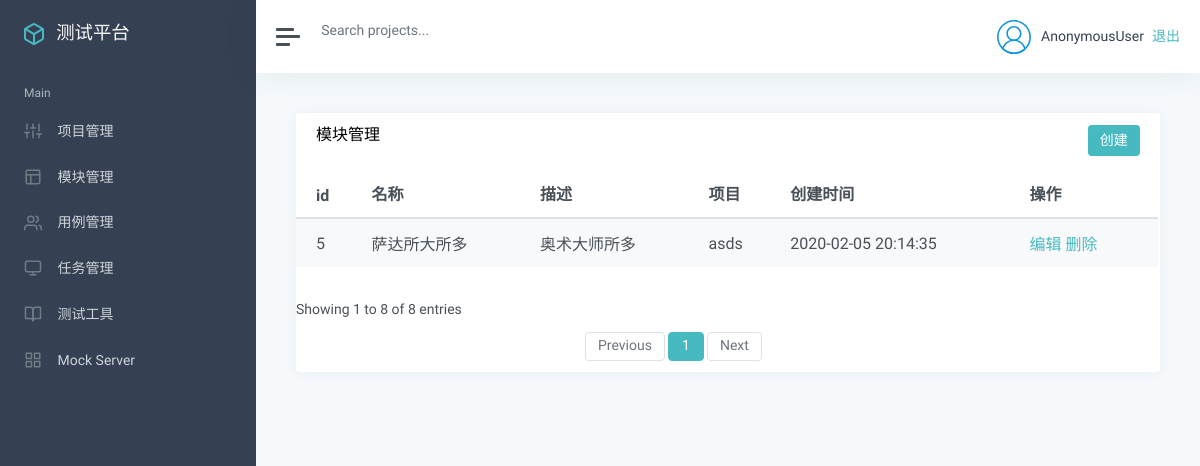
The page /manage/module_list/ on the database its author committed.
### app_manage/models.py (models this page shows)
class Module(models.Model):
    project = models.ForeignKey(Project, on_delete=models.CASCADE)
    name = models.CharField("名称", max_length=100, blank=False, default="")
    describe = models.TextField("描述", default="")
    update_time = models.DateTimeField("更新时间", auto_now=True)
    create_time = models.DateTimeField("创建时间", auto_now_add=True)

class Project(models.Model):
    name = models.CharField("名称", max_length=100, null=False, default="")
    describe = models.TextField("描述", default="")
    status = models.BooleanField("状态：", default=True)
    update_time = models.DateTimeField("更新时间", auto_now=True)
    create_time = models.DateTimeField("创建时间", auto_now_add=True)
    def __str__(self):
        return self.name

### app_manage/views/module_view.py (the view)
# urls.py: path('module_list/', module_view.list_module),
def list_module(request):
    module_list = Module.objects.all()
    return render(request, "module/list.html", {
        "modules":module_list})

### templates/module/list.html (shortened to what this page needs)
{% extends "manage.html" %}
{% block manage %}
<div class="card flex-fill">
    <div class="card-header">
        <h5 class="card-title mb-0" style="float:left">模块管理</h5>
        <button onclick="module_add()" type="button" class="btn btn-primary" style="float:right">创建</button>
    </div>
    <div id="datatables-dashboard-traffic_wrapper" class="dataTables_wrapper dt-bootstrap4 no-footer">
        <div class="row">
            <div class="col-sm-12">
                <table id="datatables-dashboard-traffic" style="able-layout:fixed;"
                    class="table table-striped my-0 dataTable no-footer" role="grid"
                    aria-describedby="datatables-dashboard-traffic_info">
                    <thead>
                        <tr role="row">
                            <th>id</th>
                            <th>名称</th>
                            <th>描述</th>
                            <th>项目</th>
                            <th>创建时间</th>
                            <th>操作</th>
                        </tr>
                    </thead>
                    <tbody>
                        {% for m in modules %}
                        <tr role="row" class="odd">
                            <td>{{m.id}}</td>
                            <td>{{m.name}}</td>
                            <td>{{m.describe}}</td>
                            <td>{{m.project}}</td>
                            <td>{{m.create_time |date:"Y-m-d H:i:s"}}</td>
                            <td>
                                <a href="/manage/module_edit/{{m.id}}/">编辑</a>
                                <a href="/manage/module_delete/{{m.id}}/">删除</a>
                            </td>
                        </tr>
                        {% endfor %}
                    </tbody>
                </table>
            </div>
        </div>
        <div class="row">
            <div class="col-sm-12 col-md-5">
                <div class="dataTables_info" id="datatables-dashboard-traffic_info" role="status" aria-live="polite"></div>
                    Showing 1 to 8 of 8 entries</div>
            </div>
            <div class="col-sm-12 col-md-7">
                <div class="dataTables_paginate paging_simple_numbers" id="datatables-dashboard-traffic_paginate">
                    <ul class="pagination">
                        <li class="paginate_button page-item previous disabled"
                            id="datatables-dashboard-traffic_previous"><a href="#"
                                aria-controls="datatables-dashboard-traffic" data-dt-idx="0" tabindex="0"
                                class="page-link">Previous</a></li>
                        <li class="paginate_button page-item active"><a href="#"
                                aria-controls="datatables-dashboard-traffic" data-dt-idx="1" tabindex="0"
                                class="page-link">1</a>
                        </li>
                        <li class="paginate_button page-item next disabled" id="datatables-dashboard-traffic_next"><a
                                href="#" aria-controls="datatables-dashboard-traffic" data-dt-idx="2" tabindex="0"
                                class="page-link">Next</a>
                        </li>
                    </ul>
                </div>
            </div>
        </div>
    </div>
</div>
{% endblock %}

### rows shown on the page
Module: id "5", name "萨达所大所多", describe "奥术大师所多", project "asds", create_time "2020-02-05 20:14:35"

### other values the page prints
{{ user }} "AnonymousUser"
